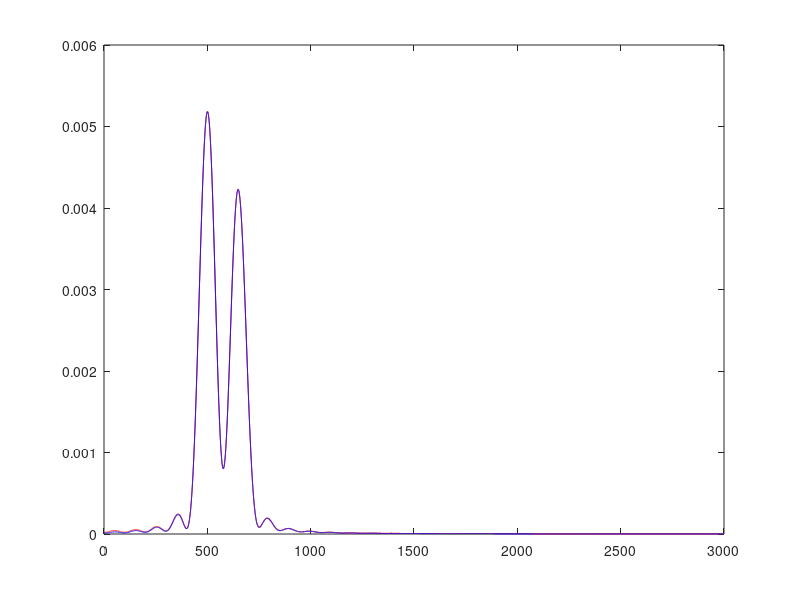

The MATLAB source for this figure:
 %% ex1 finestra cuadrada amb un Acos(2*pi*fo*t)
 clear all
f=0:0.1:3000;
A=1;T=0.02;f0=500;

X=T*(A/2)*sinc((f-f0)*T)+T*(A/2)*sinc((f+f0)*T);
Y=T*(A/2)*sinc((f-f0)*T);
 plot(f,abs(X),'r',f,abs(Y),'b')
%% ex1 finestra triangular amb un Acos(2*pi*fo*t)
clear all
f=0:0.1:3000;
A=1;T=0.02;f0=500;

X=(T/2)*(A/2)*sinc((f-f0)*(T/2)).*sinc((f-f0)*(T/2)) + (T/2)*(A/2)*sinc((f+f0)*(T/2)).*sinc((f+f0)*(T/2));
Y=(T/2)*(A/2)*sinc((f-f0)*(T/2)).*sinc((f-f0)*(T/2));
 plot(f,abs(X),'r',f,abs(Y),'b')
 %% ex2 finestra cuadrada amb un Acos(2*pi*fo*t)+Bcos(2*pi*f1*t)
 clear all
f=0:0.1:3000;
%%A=1;B=0.8;T=0.02;f0=500;f1=1500;

%%X=T*(A/2)*sinc((f-f0)*T)+T*(A/2)*sinc((f+f0)*T)+T*(B/2)*sinc((f-f1)*T)+T*(B/2)*sinc((f+f1)*T);
%%Y=T*(A/2)*sinc((f-f0)*T)+T*(B/2)*sinc((f-f1)*T);
T = 0.1; f0=1000;
X = 0.5*(T*sinc(T*(f-f0)).*exp(-j*pi*T*(f-f0))+T*sinc(T*(f+f0)).*exp(-j*pi*T*(f+f0)));
Y = 0.5*(T*sinc(T*(f-f0))+T*sinc(T*(f+f0)));
 plot(f,abs(X),'r',f,abs(Y),'b')
%% ex2 finestra triangular amb un Acos(2*pi*fo*t)+Bcos(2*pi*f1*t)
clear all
f=0:0.1:3000;
A=1;B=0.8;T=0.02;f0=500;f1=1500;

X=(T/2)*(A/2)*sinc((f-f0)*(T/2)).*sinc((f-f0)*(T/2)) + (T/2)*(A/2)*sinc((f+f0)*(T/2)).*sinc((f+f0)*(T/2))+(T/2)*(B/2)*sinc((f-f1)*(T/2)).*sinc((f-f1)*(T/2)) + (T/2)*(B/2)*sinc((f+f1)*(T/2)).*sinc((f+f1)*(T/2));
Y=(T/2)*(A/2)*sinc((f-f0)*(T/2)).*sinc((f-f0)*(T/2))+(T/2)*(B/2)*sinc((f-f1)*(T/2)).*sinc((f-f1)*(T/2));
 plot(f,abs(X),'r',f,abs(Y),'b')
  %% ex2 finestra cuadrada amb un Acos(2*pi*fo*t)+Bcos(2*pi*f1*t) pero f1 i f0 diferents
clear all
f=0:0.1:3000;
A=1;B=0.8;T=0.02;f0=500;f1=650;
%T=0.04;

X=T*(A/2)*sinc((f-f0)*T)+T*(A/2)*sinc((f+f0)*T)+T*(B/2)*sinc((f-f1)*T)+T*(B/2)*sinc((f+f1)*T);
Y=T*(A/2)*sinc((f-f0)*T)+T*(B/2)*sinc((f-f1)*T);
 plot(f,abs(X),'r',f,abs(Y),'b')
%% ex2 finestra triangular amb un Acos(2*pi*fo*t)+Bcos(2*pi*f1*t) pero f1 i f0 diferents
clear all
f=0:0.1:3000;
A=1;B=0.8;T=0.02;f0=500;f1=650;
%T=0.04;

X=(T/2)*(A/2)*sinc((f-f0)*(T/2)).*sinc((f-f0)*(T/2)) + (T/2)*(A/2)*sinc((f+f0)*(T/2)).*sinc((f+f0)*(T/2))+(T/2)*(B/2)*sinc((f-f1)*(T/2)).*sinc((f-f1)*(T/2)) + (T/2)*(B/2)*sinc((f+f1)*(T/2)).*sinc((f+f1)*(T/2));
Y=(T/2)*(A/2)*sinc((f-f0)*(T/2)).*sinc((f-f0)*(T/2))+(T/2)*(B/2)*sinc((f-f1)*(T/2)).*sinc((f-f1)*(T/2));
 plot(f,abs(X),'r',f,abs(Y),'b')